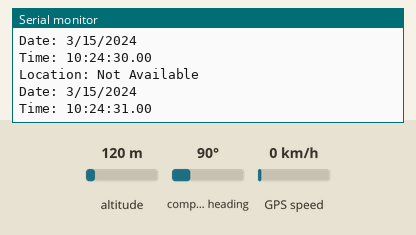
This sketch was run on a simulated Arduino Uno, built with avr-gcc and run on an emulated ATmega328P. On the bench: the last lines printed to the serial monitor. Inputs (shaded band) come from the test bench; at power-on: GPS speed 0 km/h, altitude 120 m, compass heading 90°. The GPS gets a fix after 3 s at 37.7749, -122.4194 with 8 satellites.

Above: at 1.8 s.
1.9 s: GPS speed set to 2 km/h
At 2.5 s:
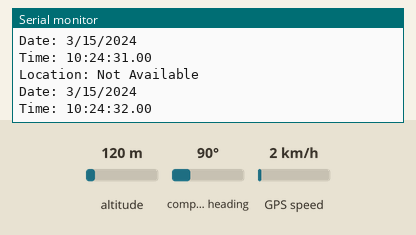
5.6 s: GPS speed set to 30 km/h
At 6.7 s:
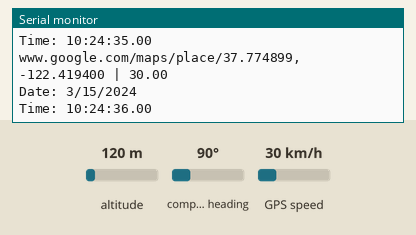
Timing chart, 0 to 8.6 s (numbered marks = the images above; inputs shaded):
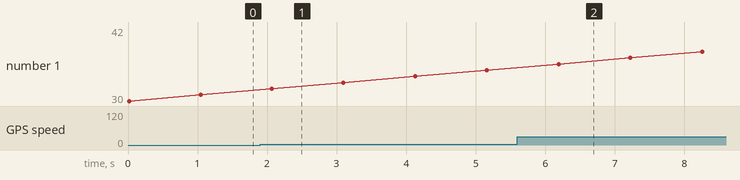

The sketch:

8._GPS.ino
```cpp
#include <TinyGPS++.h>
#include <SoftwareSerial.h>

// Choose two Arduino pins to use for software serial
int TXPin = 3;
int RXPin = 4;

int GPSBaud = 9600;

// Create a TinyGPS++ object
TinyGPSPlus gps;

// Create a software serial port called "gpsSerial"
SoftwareSerial gpsSerial(RXPin, TXPin);
String latitude, longitude,km_ph;

void setup()
{
  // Start the Arduino hardware serial port at 9600 baud
  Serial.begin(115200);

  // Start the software serial port at the GPS's default baud
  gpsSerial.begin(GPSBaud);
}

void loop()
{
  // This sketch displays information every time a new sentence is correctly encoded.
  while (gpsSerial.available() > 0)
    if (gps.encode(gpsSerial.read()))
      displayInfo();

  // If 5000 milliseconds pass and there are no characters coming in
  // over the software serial port, show a "No GPS detected" error
  if (millis() > 5000 && gps.charsProcessed() < 10)
  {
    Serial.println("No GPS detected");
    while(true);
  }
}

void displayInfo()
{
  if (gps.location.isValid())
  {
    latitude = String(gps.location.lat(),6);
    longitude = String(gps.location.lng(),6);
    km_ph = String(gps.speed.kmph());
    String link = "www.google.com/maps/place/" + String(latitude) + "," + String(longitude) + " | " + String(km_ph) ;
    Serial.println(link);
  }
  else
  {
    Serial.println("Location: Not Available");
  }

  Serial.print("Date: ");
  if (gps.date.isValid())
  {
    Serial.print(gps.date.month());
    Serial.print("/");
    Serial.print(gps.date.day());
    Serial.print("/");
    Serial.println(gps.date.year());
  }
  else
  {
    Serial.println("Not Available");
  }

  Serial.print("Time: ");
  if (gps.time.isValid())
  {
    if (gps.time.hour() < 10) Serial.print(F("0"));
    Serial.print(gps.time.hour());
    Serial.print(":");
    if (gps.time.minute() < 10) Serial.print(F("0"));
    Serial.print(gps.time.minute());
    Serial.print(":");
    if (gps.time.second() < 10) Serial.print(F("0"));
    Serial.print(gps.time.second());
    Serial.print(".");
    if (gps.time.centisecond() < 10) Serial.print(F("0"));
    Serial.println(gps.time.centisecond());
  }
  else
  {
    Serial.println("Not Available");
  }

  Serial.println();
  Serial.println();
  delay(1000);
}
```

Measured:
- after the input at 5.6 s, the serial monitor: prints a new line after 0.59 s (image 2)
